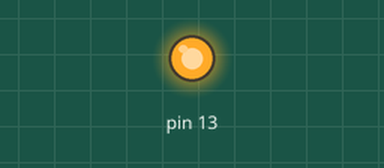
Simulated run of this sketch. Board: Arduino Uno, built with avr-gcc and run on an emulated ATmega328P. Shown: output pins drawn as LEDs (lit = HIGH).

Above: at 0.7 s.
At 5.2 s:
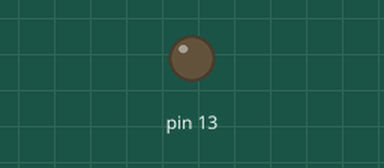
Timing chart, 0 to 6.9 s (numbered marks = the images above):
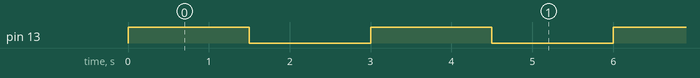

The sketch:

app.ino
```cpp
void setup()
{
    pinMode(13, OUTPUT);
}

void loop()
{
    digitalWrite(13, !(digitalRead(13)));
    delay(1500);
}
```

Measured:
- by itself, pin 13: alternates HIGH for 1.5 s and LOW for 1.5 s
